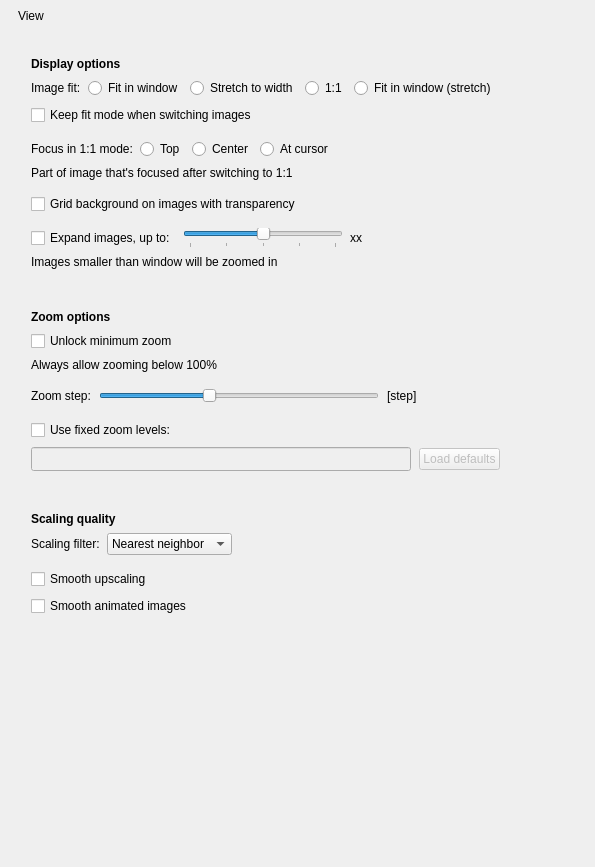
             <widget class="QWidget" name="scrollAreaWidgetContents_3">
              <property name="geometry">
               <rect>
                <x>0</x>
                <y>0</y>
                <width>595</width>
                <height>867</height>
               </rect>
              </property>
              <layout class="QVBoxLayout" name="verticalLayout_27">
               <property name="spacing">
                <number>9</number>
               </property>
               <property name="leftMargin">
                <number>18</number>
               </property>
               <property name="topMargin">
                <number>9</number>
               </property>
               <property name="rightMargin">
                <number>18</number>
               </property>
               <property name="bottomMargin">
                <number>9</number>
               </property>
               <item>
                <widget class="QLabel" name="label_9">
                 <property name="accessibleName">
                  <string notr="true">SHeaderText</string>
                 </property>
                 <property name="text">
                  <string>View</string>
                 </property>
                </widget>
               </item>
               <item>
                <widget class="QWidget" name="widget_4" native="true">
                 <property name="accessibleName">
                  <string notr="true">SHeaderLine</string>
                 </property>
                </widget>
               </item>
               <item>
                <spacer name="verticalSpacer_8">
                 <property name="orientation">
                  <enum>Qt::Vertical</enum>
                 </property>
                 <property name="sizeType">
                  <enum>QSizePolicy::Fixed</enum>
                 </property>
                 <property name="sizeHint" stdset="0">
                  <size>
                   <width>20</width>
                   <height>6</height>
                  </size>
                 </property>
                </spacer>
               </item>
               <item>
                <widget class="QWidget" name="displayGroup" native="true">
                 <property name="accessibleName">
                  <string notr="true">SGroup</string>
                 </property>
                 <layout class="QVBoxLayout" name="verticalLayout_13">
                  <property name="spacing">
                   <number>7</number>
                  </property>
                  <property name="leftMargin">
                   <number>13</number>
                  </property>
                  <property name="topMargin">
                   <number>10</number>
                  </property>
                  <property name="rightMargin">
                   <number>13</number>
                  </property>
                  <property name="bottomMargin">
                   <number>10</number>
                  </property>
                  <item>
                   <widget class="QLabel" name="label_40">
                    <property name="font">
                     <font>
                      <bold>true</bold>
                     </font>
                    </property>
                    <property name="text">
                     <string>Display options</string>
                    </property>
                   </widget>
                  </item>
                  <item>
                   <layout class="QHBoxLayout" name="horizontalLayout_29">
                    <property name="leftMargin">
                     <number>0</number>
                    </property>
                    <property name="topMargin">
                     <number>0</number>
                    </property>
                    <property name="rightMargin">
                     <number>0</number>
                    </property>
                    <item>
                     <widget class="QLabel" name="label_2">
                      <property name="sizePolicy">
                       <sizepolicy hsizetype="Minimum" vsizetype="Minimum">
                        <horstretch>0</horstretch>
                        <verstretch>0</verstretch>
                       </sizepolicy>
                      </property>
                      <property name="text">
                       <string>Image fit:</string>
                      </property>
                     </widget>
                    </item>
                    <item>
                     <widget class="QRadioButton" name="fitModeWindow">
                      <property name="text">
                       <string>Fit in window</string>
                      </property>
                      <property name="checked">
                       <bool>false</bool>
                      </property>
                     </widget>
                    </item>
                    <item>
                     <widget class="QRadioButton" name="fitModeWidth">
                      <property name="text">
                       <string>Stretch to width</string>
                      </property>
                     </widget>
                    </item>
                    <item>
                     <widget class="QRadioButton" name="fitMode1to1">
                      <property name="text">
                       <string>1:1</string>
                      </property>
                     </widget>
                    </item>
                    <item>
                     <widget class="QRadioButton" name="fitModeWindowStretch">
                      <property name="text">
                       <string>Fit in window (stretch)</string>
                      </property>
                     </widget>
                    </item>
                    <item>
                     <spacer name="horizontalSpacer_21">
                      <property name="orientation">
                       <enum>Qt::Horizontal</enum>
                      </property>
                      <property name="sizeHint" stdset="0">
                       <size>
                        <width>40</width>
                        <height>20</height>
                       </size>
                      </property>
                     </spacer>
                    </item>
                   </layout>
                  </item>
                  <item>
                   <widget class="QCheckBox" name="keepFitModeCheckBox">
                    <property name="text">
                     <string>Keep fit mode when switching images</string>
                    </property>
                   </widget>
                  </item>
                  <item>
                   <widget class="QWidget" name="widget_3" native="true">
                    <property name="accessibleName">
                     <string notr="true">SLine</string>
                    </property>
                   </widget>
                  </item>
                  <item>
                   <layout class="QHBoxLayout" name="horizontalLayout_31">
                    <property name="leftMargin">
                     <number>0</number>
                    </property>
                    <property name="topMargin">
                     <number>0</number>
                    </property>
                    <property name="rightMargin">
                     <number>0</number>
                    </property>
                    <item>
                     <widget class="QLabel" name="label_26">
                      <property name="sizePolicy">
                       <sizepolicy hsizetype="Minimum" vsizetype="Preferred">
                        <horstretch>0</horstretch>
                        <verstretch>0</verstretch>
                       </sizepolicy>
                      </property>
                      <property name="text">
                       <string>Focus in 1:1 mode:</string>
                      </property>
                     </widget>
                    </item>
                    <item>
                     <widget class="QRadioButton" name="focus1to1Top">
                      <property name="text">
                       <string>Top</string>
                      </property>
                     </widget>
                    </item>
                    <item>
                     <widget class="QRadioButton" name="focus1to1Center">
                      <property name="text">
                       <string>Center</string>
                      </property>
                     </widget>
                    </item>
                    <item>
                     <widget class="QRadioButton" name="focus1to1Cursor">
                      <property name="text">
                       <string>At cursor</string>
                      </property>
                     </widget>
                    </item>
                    <item>
                     <spacer name="horizontalSpacer_23">
                      <property name="orientation">
                       <enum>Qt::Horizontal</enum>
                      </property>
                      <property name="sizeHint" stdset="0">
                       <size>
                        <width>40</width>
                        <height>20</height>
                       </size>
                      </property>
                     </spacer>
                    </item>
                   </layout>
                  </item>
                  <item>
                   <widget class="QLabel" name="label_10">
                    <property name="accessibleName">
                     <string notr="true">SNoteText</string>
                    </property>
                    <property name="text">
                     <string>Part of image that's focused after switching to 1:1</string>
                    </property>
                   </widget>
                  </item>
                  <item>
                   <widget class="QWidget" name="widget_8" native="true">
                    <property name="accessibleName">
                     <string notr="true">SLine</string>
                    </property>
                   </widget>
                  </item>
                  <item>
                   <widget class="QCheckBox" name="transparencyGridCheckBox">
                    <property name="enabled">
                     <bool>true</bool>
                    </property>
                    <property name="sizePolicy">
                     <sizepolicy hsizetype="Minimum" vsizetype="Minimum">
                      <horstretch>0</horstretch>
                      <verstretch>0</verstretch>
                     </sizepolicy>
                    </property>
                    <property name="text">
                     <string>Grid background on images with transparency</string>
                    </property>
                   </widget>
                  </item>
                  <item>
                   <widget class="QWidget" name="widget_21" native="true">
                    <property name="accessibleName">
                     <string notr="true">SLine</string>
                    </property>
                   </widget>
                  </item>
                  <item>
                   <layout class="QHBoxLayout" name="horizontalLayout_30">
                    <property name="leftMargin">
                     <number>0</number>
                    </property>
                    <property name="topMargin">
                     <number>0</number>
                    </property>
                    <property name="rightMargin">
                     <number>0</number>
                    </property>
                    <item>
                     <widget class="QCheckBox" name="expandImageCheckBox">
                      <property name="sizePolicy">
                       <sizepolicy hsizetype="Minimum" vsizetype="Minimum">
                        <horstretch>0</horstretch>
                        <verstretch>0</verstretch>
                       </sizepolicy>
                      </property>
                      <property name="minimumSize">
                       <size>
                        <width>0</width>
                        <height>0</height>
                       </size>
                      </property>
                      <property name="text">
                       <string>Expand images, up to:</string>
                      </property>
                     </widget>
                    </item>
                    <item>
                     <widget class="QSlider" name="expandLimitSlider">
                      <property name="sizePolicy">
                       <sizepolicy hsizetype="Fixed" vsizetype="Preferred">
                        <horstretch>0</horstretch>
                        <verstretch>0</verstretch>
                       </sizepolicy>
                      </property>
                      <property name="minimumSize">
                       <size>
                        <width>160</width>
                        <height>0</height>
                       </size>
                      </property>
                      <property name="minimum">
                       <number>0</number>
                      </property>
                      <property name="maximum">
                       <number>4</number>
                      </property>
                      <property name="pageStep">
                       <number>1</number>
                      </property>
                      <property name="value">
                       <number>2</number>
                      </property>
                      <property name="orientation">
                       <enum>Qt::Horizontal</enum>
                      </property>
                      <property name="tickPosition">
                       <enum>QSlider::TicksBelow</enum>
                      </property>
                      <property name="tickInterval">
                       <number>1</number>
                      </property>
                     </widget>
                    </item>
                    <item>
                     <widget class="QWidget" name="expandImagesGroupContents" native="true">
                      <layout class="QHBoxLayout" name="horizontalLayout_17">
                       <property name="leftMargin">
                        <number>0</number>
                       </property>
                       <property name="topMargin">
                        <number>0</number>
                       </property>
                       <property name="rightMargin">
                        <number>0</number>
                       </property>
                       <property name="bottomMargin">
                        <number>0</number>
                       </property>
                       <item>
                        <widget class="QLabel" name="expandLimitLabel">
                         <property name="sizePolicy">
                          <sizepolicy hsizetype="Fixed" vsizetype="Preferred">
                           <horstretch>0</horstretch>
                           <verstretch>0</verstretch>
                          </sizepolicy>
                         </property>
                         <property name="minimumSize">
                          <size>
                           <width>35</width>
                           <height>0</height>
                          </size>
                         </property>
                         <property name="maximumSize">
                          <size>
                           <width>35</width>
                           <height>16777215</height>
                          </size>
                         </property>
                         <property name="text">
                          <string>xx</string>
                         </property>
                         <property name="alignment">
                          <set>Qt::AlignLeading|Qt::AlignLeft|Qt::AlignVCenter</set>
                         </property>
                        </widget>
                       </item>
                      </layout>
                     </widget>
                    </item>
                    <item>
                     <spacer name="horizontalSpacer_22">
                      <property name="orientation">
                       <enum>Qt::Horizontal</enum>
                      </property>
                      <property name="sizeHint" stdset="0">
                       <size>
                        <width>40</width>
                        <height>20</height>
                       </size>
                      </property>
                     </spacer>
                    </item>
                   </layout>
                  </item>
                  <item>
                   <widget class="QLabel" name="label_13">
                    <property name="accessibleName">
                     <string notr="true">SNoteText</string>
                    </property>
                    <property name="text">
                     <string>Images smaller than window will be zoomed in</string>
                    </property>
                   </widget>
                  </item>
                 </layout>
                </widget>
               </item>
               <item>
                <spacer name="verticalSpacer_20">
                 <property name="orientation">
                  <enum>Qt::Vertical</enum>
                 </property>
                 <property name="sizeType">
                  <enum>QSizePolicy::Fixed</enum>
                 </property>
                 <property name="sizeHint" stdset="0">
                  <size>
                   <width>20</width>
                   <height>12</height>
                  </size>
                 </property>
                </spacer>
               </item>
               <item>
                <widget class="QWidget" name="zoomGroup" native="true">
                 <property name="accessibleName">
                  <string notr="true">SGroup</string>
                 </property>
                 <layout class="QVBoxLayout" name="verticalLayout_8">
                  <property name="spacing">
                   <number>7</number>
                  </property>
                  <property name="leftMargin">
                   <number>13</number>
                  </property>
                  <property name="topMargin">
                   <number>10</number>
                  </property>
                  <property name="rightMargin">
                   <number>13</number>
                  </property>
                  <property name="bottomMargin">
                   <number>10</number>
                  </property>
                  <item>
                   <widget class="QLabel" name="label_19">
                    <property name="font">
                     <font>
                      <bold>true</bold>
                     </font>
                    </property>
                    <property name="text">
                     <string>Zoom options</string>
                    </property>
                   </widget>
                  </item>
                  <item>
                   <widget class="QCheckBox" name="unlockMinZoomCheckBox">
                    <property name="text">
                     <string>Unlock minimum zoom</string>
                    </property>
                   </widget>
                  </item>
                  <item>
                   <widget class="QLabel" name="label_44">
                    <property name="accessibleName">
                     <string notr="true">SNoteText</string>
                    </property>
                    <property name="text">
                     <string>Always allow zooming below 100%</string>
                    </property>
                   </widget>
                  </item>
                  <item>
                   <widget class="QWidget" name="widget_11" native="true">
                    <property name="accessibleName">
                     <string notr="true">SLine</string>
                    </property>
                   </widget>
                  </item>
                  <item>
                   <layout class="QHBoxLayout" name="horizontalLayout_20" stretch="0,0,0,0">
                    <property name="spacing">
                     <number>8</number>
                    </property>
                    <property name="topMargin">
                     <number>0</number>
                    </property>
                    <property name="rightMargin">
                     <number>0</number>
                    </property>
                    <item>
                     <widget class="QLabel" name="label_12">
                      <property name="text">
                       <string>Zoom step:</string>
                      </property>
                     </widget>
                    </item>
                    <item>
                     <widget class="QSlider" name="zoomStepSlider">
                      <property name="sizePolicy">
                       <sizepolicy hsizetype="Preferred" vsizetype="Fixed">
                        <horstretch>0</horstretch>
                        <verstretch>0</verstretch>
                       </sizepolicy>
                      </property>
                      <property name="minimumSize">
                       <size>
                        <width>280</width>
                        <height>0</height>
                       </size>
                      </property>
                      <property name="maximumSize">
                       <size>
                        <width>300</width>
                        <height>16777215</height>
                       </size>
                      </property>
                      <property name="minimum">
                       <number>1</number>
                      </property>
                      <property name="maximum">
                       <number>50</number>
                      </property>
                      <property name="pageStep">
                       <number>10</number>
                      </property>
                      <property name="value">
                       <number>20</number>
                      </property>
                      <property name="orientation">
                       <enum>Qt::Horizontal</enum>
                      </property>
                      <property name="tickPosition">
                       <enum>QSlider::NoTicks</enum>
                      </property>
                      <property name="tickInterval">
                       <number>5</number>
                      </property>
                     </widget>
                    </item>
                    <item>
                     <widget class="QLabel" name="zoomStepLabel">
                      <property name="sizePolicy">
                       <sizepolicy hsizetype="Preferred" vsizetype="Preferred">
                        <horstretch>0</horstretch>
                        <verstretch>0</verstretch>
                       </sizepolicy>
                      </property>
                      <property name="minimumSize">
                       <size>
                        <width>60</width>
                        <height>0</height>
                       </size>
                      </property>
                      <property name="maximumSize">
                       <size>
                        <width>60</width>
                        <height>16777215</height>
                       </size>
                      </property>
                      <property name="text">
                       <string>[step]</string>
                      </property>
                     </widget>
                    </item>
                    <item>
                     <spacer name="horizontalSpacer_4">
                      <property name="orientation">
                       <enum>Qt::Horizontal</enum>
                      </property>
                      <property name="sizeHint" stdset="0">
                       <size>
                        <width>40</width>
                        <height>20</height>
                       </size>
                      </property>
                     </spacer>
                    </item>
                   </layout>
                  </item>
                  <item>
                   <widget class="QWidget" name="widget_22" native="true">
                    <property name="accessibleName">
                     <string notr="true">SLine</string>
                    </property>
                   </widget>
                  </item>
                  <item>
                   <widget class="QCheckBox" name="useFixedZoomLevelsCheckBox">
                    <property name="text">
                     <string>Use fixed zoom levels:</string>
                    </property>
                   </widget>
                  </item>
                  <item>
                   <widget class="QWidget" name="widget" native="true">
                    <property name="enabled">
                     <bool>false</bool>
                    </property>
                    <layout class="QHBoxLayout" name="horizontalLayout_26">
                     <property name="spacing">
                      <number>8</number>
                     </property>
                     <property name="leftMargin">
                      <number>0</number>
                     </property>
                     <property name="topMargin">
                      <number>0</number>
                     </property>
                     <property name="rightMargin">
                      <number>0</number>
                     </property>
                     <property name="bottomMargin">
                      <number>0</number>
                     </property>
                     <item>
                      <widget class="QLineEdit" name="zoomLevels">
                       <property name="sizePolicy">
                        <sizepolicy hsizetype="Minimum" vsizetype="Fixed">
                         <horstretch>0</horstretch>
                         <verstretch>0</verstretch>
                        </sizepolicy>
                       </property>
                       <property name="minimumSize">
                        <size>
                         <width>380</width>
                         <height>24</height>
                        </size>
                       </property>
                      </widget>
                     </item>
                     <item>
                      <widget class="QPushButton" name="resetZoomLevelsButton">
                       <property name="text">
                        <string>Load defaults</string>
                       </property>
                      </widget>
                     </item>
                     <item>
                      <spacer name="horizontalSpacer_30">
                       <property name="orientation">
                        <enum>Qt::Horizontal</enum>
                       </property>
                       <property name="sizeHint" stdset="0">
                        <size>
                         <width>40</width>
                         <height>20</height>
                        </size>
                       </property>
                      </spacer>
                     </item>
                    </layout>
                   </widget>
                  </item>
                 </layout>
                </widget>
               </item>
               <item>
                <spacer name="verticalSpacer_13">
                 <property name="orientation">
                  <enum>Qt::Vertical</enum>
                 </property>
                 <property name="sizeType">
                  <enum>QSizePolicy::Fixed</enum>
                 </property>
                 <property name="sizeHint" stdset="0">
                  <size>
                   <width>20</width>
                   <height>12</height>
                  </size>
                 </property>
                </spacer>
               </item>
               <item>
                <widget class="QWidget" name="scalingGroup" native="true">
                 <property name="accessibleName">
                  <string notr="true">SGroup</string>
                 </property>
                 <layout class="QVBoxLayout" name="verticalLayout_24">
                  <property name="spacing">
                   <number>7</number>
                  </property>
                  <property name="leftMargin">
                   <number>13</number>
                  </property>
                  <property name="topMargin">
                   <number>10</number>
                  </property>
                  <property name="rightMargin">
                   <number>13</number>
                  </property>
                  <property name="bottomMargin">
                   <number>10</number>
                  </property>
                  <item>
                   <widget class="QLabel" name="title3">
                    <property name="font">
                     <font>
                      <bold>true</bold>
                     </font>
                    </property>
                    <property name="text">
                     <string>Scaling quality</string>
                    </property>
                   </widget>
                  </item>
                  <item>
                   <layout class="QHBoxLayout" name="horizontalLayout_5">
                    <item>
                     <widget class="QLabel" name="scalingQualityLabel">
                      <property name="enabled">
                       <bool>true</bool>
                      </property>
                      <property name="sizePolicy">
                       <sizepolicy hsizetype="Minimum" vsizetype="Minimum">
                        <horstretch>0</horstretch>
                        <verstretch>0</verstretch>
                       </sizepolicy>
                      </property>
                      <property name="minimumSize">
                       <size>
                        <width>0</width>
                        <height>0</height>
                       </size>
                      </property>
                      <property name="toolTip">
                       <string/>
                      </property>
                      <property name="text">
                       <string>Scaling filter:</string>
                      </property>
                     </widget>
                    </item>
                    <item>
                     <widget class="QComboBox" name="scalingQualityComboBox">
                      <property name="enabled">
                       <bool>true</bool>
                      </property>
                      <property name="sizePolicy">
                       <sizepolicy hsizetype="Minimum" vsizetype="Minimum">
                        <horstretch>0</horstretch>
                        <verstretch>0</verstretch>
                       </sizepolicy>
                      </property>
                      <property name="minimumSize">
                       <size>
                        <width>0</width>
                        <height>0</height>
                       </size>
                      </property>
                      <property name="toolTip">
                       <string/>
                      </property>
                      <property name="toolTipDuration">
                       <number>-1</number>
                      </property>
                      <property name="currentIndex">
                       <number>0</number>
                      </property>
                      <item>
                       <property name="text">
                        <string>Nearest neighbor</string>
                       </property>
                      </item>
                      <item>
                       <property name="text">
                        <string>Bilinear</string>
                       </property>
                      </item>
                     </widget>
                    </item>
                    <item>
                     <spacer name="horizontalSpacer_29">
                      <property name="orientation">
                       <enum>Qt::Horizontal</enum>
                      </property>
                      <property name="sizeHint" stdset="0">
                       <size>
                        <width>40</width>
                        <height>20</height>
                       </size>
                      </property>
                     </spacer>
                    </item>
                   </layout>
                  </item>
                  <item>
                   <widget class="QWidget" name="widget_10" native="true">
                    <property name="accessibleName">
                     <string notr="true">SLine</string>
                    </property>
                   </widget>
                  </item>
                  <item>
                   <widget class="QCheckBox" name="smoothUpscalingCheckBox">
                    <property name="sizePolicy">
                     <sizepolicy hsizetype="MinimumExpanding" vsizetype="Minimum">
                      <horstretch>0</horstretch>
                      <verstretch>0</verstretch>
                     </sizepolicy>
                    </property>
                    <property name="minimumSize">
                     <size>
                      <width>0</width>
                      <height>0</height>
                     </size>
                    </property>
                    <property name="toolTip">
                     <string>When unchecked, nearest neighbor algorithm will be used for upscaling.</string>
                    </property>
                    <property name="text">
                     <string>Smooth upscaling</string>
                    </property>
                   </widget>
                  </item>
                  <item>
                   <widget class="QCheckBox" name="smoothAnimatedImagesCheckBox">
                    <property name="sizePolicy">
                     <sizepolicy hsizetype="MinimumExpanding" vsizetype="Minimum">
                      <horstretch>0</horstretch>
                      <verstretch>0</verstretch>
                     </sizepolicy>
                    </property>
                    <property name="minimumSize">
                     <size>
                      <width>0</width>
                      <height>0</height>
                     </size>
                    </property>
                    <property name="text">
                     <string>Smooth animated images</string>
                    </property>
                   </widget>
                  </item>
                 </layout>
                </widget>
               </item>
               <item>
                <spacer name="verticalSpacer_7">
                 <property name="orientation">
                  <enum>Qt::Vertical</enum>
                 </property>
                 <property name="sizeHint" stdset="0">
                  <size>
                   <width>20</width>
                   <height>215</height>
                  </size>
                 </property>
                </spacer>
               </item>
              </layout>
             </widget>
